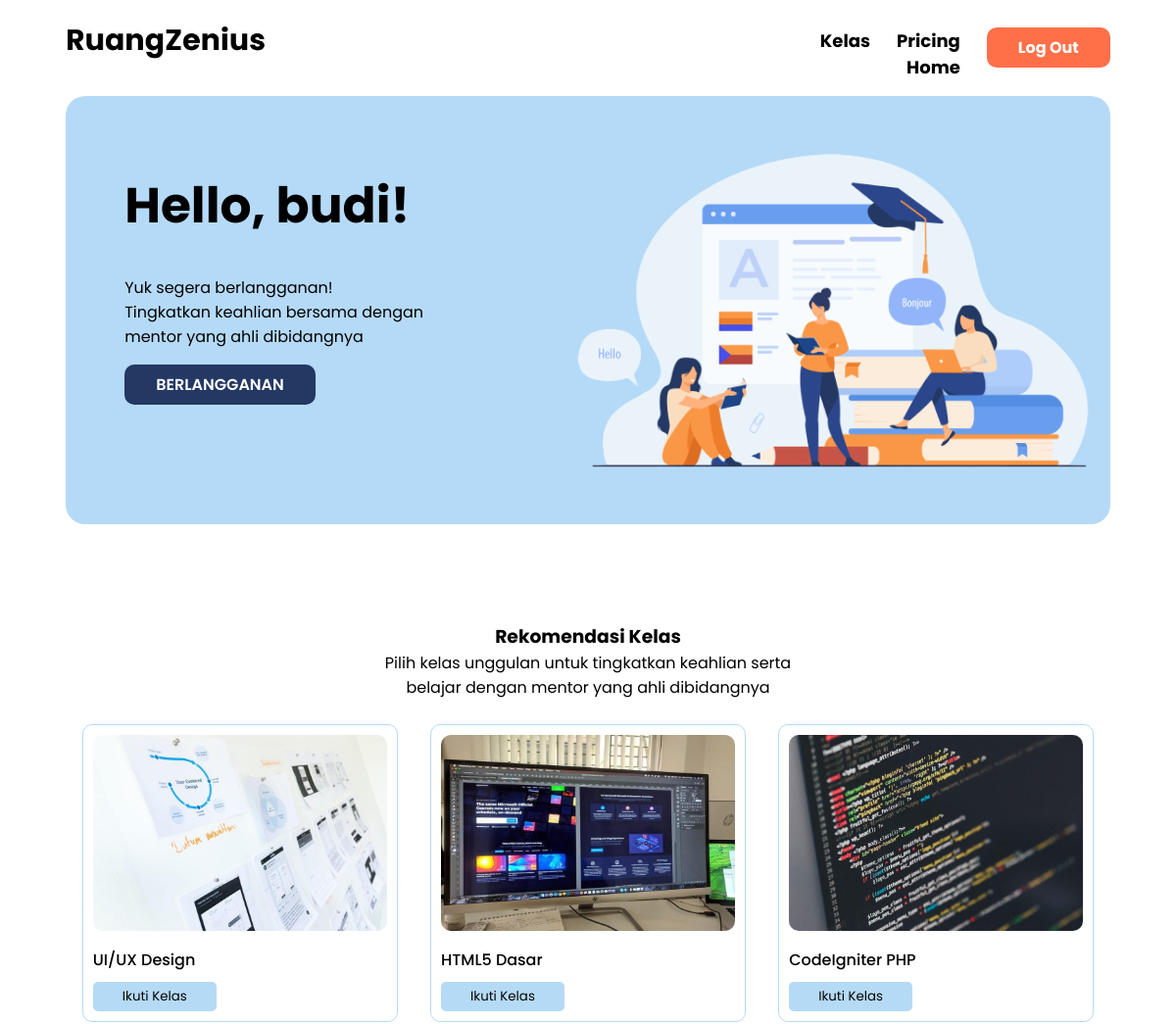
Before: /afterSignup.php (upper part) with the older database file.
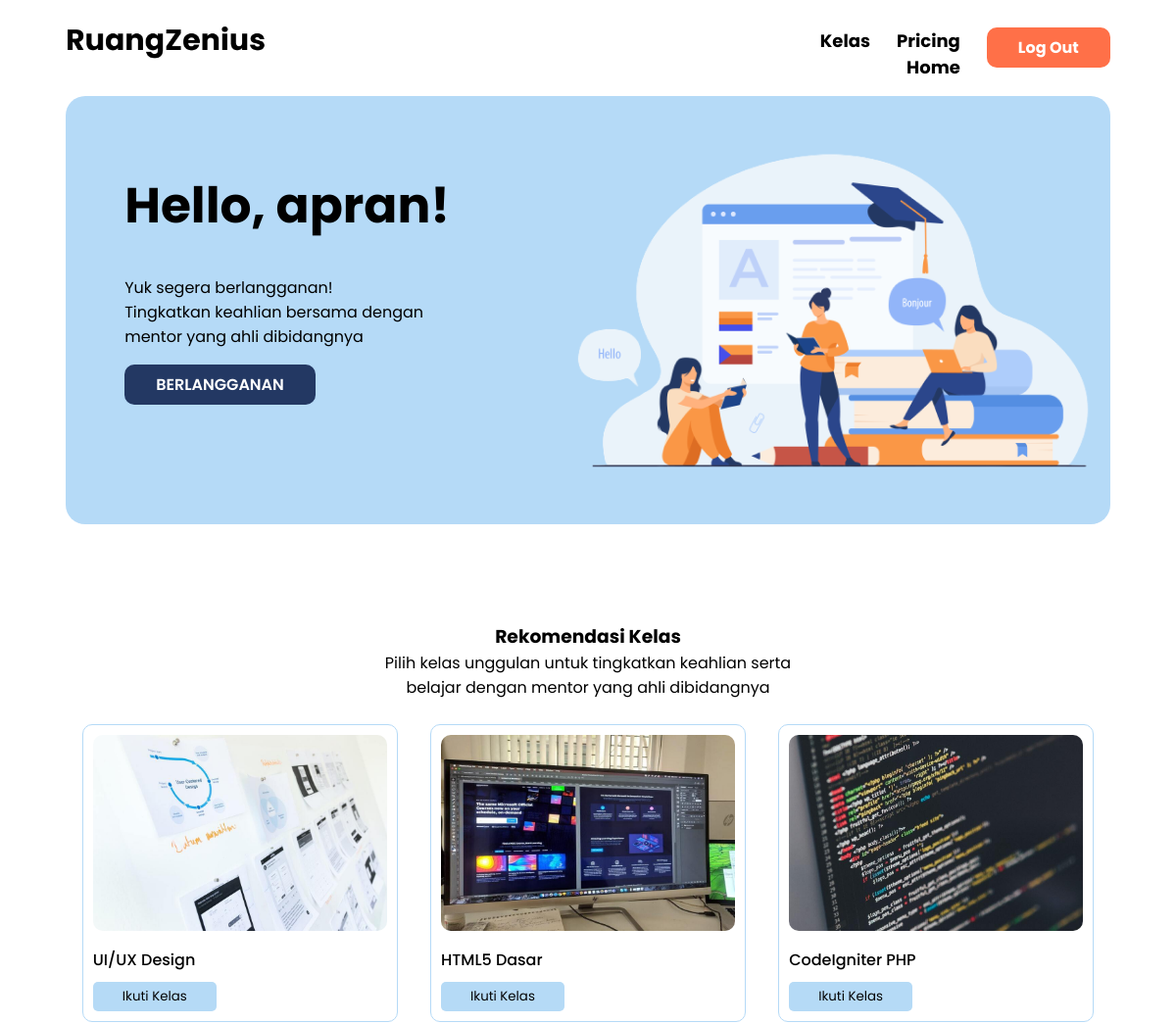
After: the same page with the newer database file.
### tables this page shows
CREATE TABLE `user` (
  `iduser` int NOT NULL,
  `nama` varchar(45) NOT NULL,
  `email` varchar(45) NOT NULL,
  `password` varchar(8) NOT NULL
);

### func_signup.php (called while the page is built, shortened)
<?php
$conn = mysqli_connect("localhost", "root", "", "db-zenius");
function query($query)
{
    global $conn;
    $result = mysqli_query($conn, $query);
    $rows = [];
    while ($row = mysqli_fetch_assoc($result)) {
        $rows[] = $row;
    }
    return $rows;
};
?>

### afterSignup.php (the view, shortened to what this page needs)
<?php
require "func_signup.php";
$user = query("SELECT * FROM user");
?>
<!DOCTYPE html>
<html lang="en">
<head>
  <link rel="stylesheet" href="assets/css/styleAfterSignUp.css" />
</head>
<body>
  <div class="container">
    <div class="header">
      <div class="logo">
        <img src="assets/img/logo.png" alt="logo" />
      </div>
      <div>
        <ul class="navigation">
          <li>
            <a id="buttonSignUp" href="index.php">Log Out</a>
          </li>
          <li>
            <a href="subs.php">Pricing</a>
          </li>
          <li>
            <a href="daftarKelas.php">Kelas</a>
          </li>
          <li>
            <a href="index.php">Home</a>
          </li>
        </ul>
      </div>
    </div>
    <?php foreach ($user as $row) : ?>
      <?php $nama = $row["nama"]; ?>
    <?php endforeach; ?>
    <div class="parent">
      <div class="home">
        <div class="headerTxt">
          <h1>
            Hello, <?php echo $nama; ?>!
          </h1>
          <p>Yuk segera berlangganan! <br>
            Tingkatkan keahlian bersama dengan mentor yang ahli dibidangnya</p>
          <a href="subs.php" id="buttonSubs">BERLANGGANAN</a>
        </div>
        <div class="hero">
          <img src="assets/img/hero.png" alt="" />
        </div>
      </div>
    </div>
    <br /><br /><br /><br />
    <div class="rekomendasi">
      <h3>Rekomendasi Kelas</h3>
      <p>
        Pilih kelas unggulan untuk tingkatkan keahlian serta <br />
        belajar dengan mentor yang ahli dibidangnya
      </p>
      <br />
      <div class="rekomendasiKelas">
        <div class="kelas">
          <img src="assets/img/UIDesign.jpg" alt="UIDesign" />
          <p>UI/UX Design</p>
          <button>Ikuti Kelas</button>
        </div>
        <div class="kelas">
          <img src="assets/img/HTML5Dasar.jpg" alt="HTML5Dasar" />
          <p>HTML5 Dasar</p>
          <button>Ikuti Kelas</button>
        </div>
        <div class="kelas">
          <img src="assets/img/CodeIgniterPHP.jpg" alt="CodeIgniterPHP" />
          <p>CodeIgniter PHP</p>
          <button>Ikuti Kelas</button>
        </div>
      </div>
    </div>
    <br /><br /><br /><br />
    <br /><br />
    <hr><br /><br />
    <br /><br />
    <hr><br />
  </div>
</body>
</html>

Changed rows visible on the page:
removed user: nama "budi"
now on this page (row unchanged): user: nama "apran"
